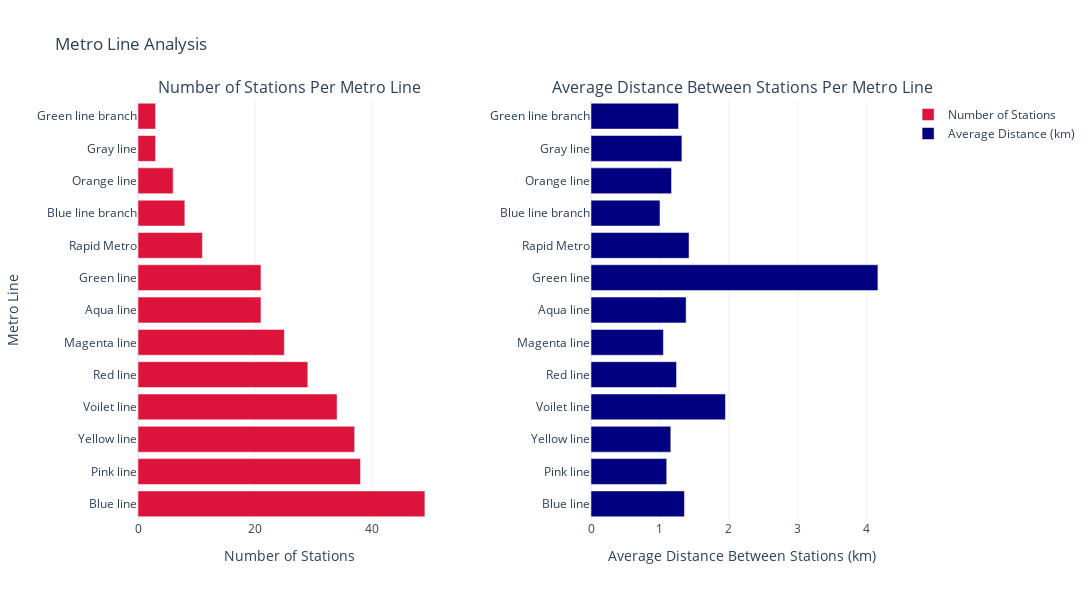

Source (notebook cell):
### Code cell
fig = make_subplots(rows=1, cols=2, subplot_titles=('Number of Stations Per Metro Line','Average Distance Between Stations Per Metro Line'), horizontal_spacing=0.2)

fig.add_trace(
    go.Bar(y=line_analysis['Line'], x=line_analysis['Number of Stations'],
           orientation='h', name='Number of Stations', marker_color='crimson'),
    row=1, col=1
)


fig.add_trace(
    go.Bar(y=line_analysis['Line'], x=line_analysis['Average Distance Between Stations (km)'],
           orientation='h', name='Average Distance (km)', marker_color='navy'),
    row=1, col=2
)


fig.update_xaxes(title_text="Number of Stations", row=1, col=1)
fig.update_xaxes(title_text="Average Distance Between Stations (km)", row=1, col=2)


fig.update_yaxes(title_text="Metro Line", row=1, col=1)
fig.update_yaxes(title_text="", row=1, col=2)


fig.update_layout(height=600, width=1200, title_text="Metro Line Analysis", template="plotly_white")


fig.show()

### Figure 1 — Plotly figure (JSON) as saved in the notebook; plotly's stock layout.template omitted (floating-point values rounded to 4 significant figures)
{"data": [{"marker": {"color": "crimson"}, "name": "Number of Stations", "orientation": "h", "type": "bar", "x": [49, 38, 37, 34, 29, 25, 21, 21, 11, 8, 6, 3, 3], "xaxis": "x", "y": ["Blue line", "Pink line", "Yellow line", "Voilet line", "Red line", "Magenta line", "Aqua line", "Green line", "Rapid Metro", "Blue line branch", "Orange line", "Gray line", "Green line branch"], "yaxis": "y"}, {"marker": {"color": "navy"}, "name": "Average Distance (km)", "orientation": "h", "type": "bar", "x": [1.355, 1.098, 1.157, 1.95, 1.24, 1.05, 1.379, 4.16, 1.422, 1, 1.168, 1.318, 1.269], "xaxis": "x2", "y": ["Blue line", "Pink line", "Yellow line", "Voilet line", "Red line", "Magenta line", "Aqua line", "Green line", "Rapid Metro", "Blue line branch", "Orange line", "Gray line", "Green line branch"], "yaxis": "y2"}], "layout": {"annotations": [{"font": {"size": 16}, "showarrow": false, "text": "Number of Stations Per Metro Line", "x": 0.2, "xanchor": "center", "xref": "paper", "y": 1, "yanchor": "bottom", "yref": "paper"}, {"font": {"size": 16}, "showarrow": false, "text": "Average Distance Between Stations Per Metro Line", "x": 0.8, "xanchor": "center", "xref": "paper", "y": 1, "yanchor": "bottom", "yref": "paper"}], "height": 600, "title": {"text": "Metro Line Analysis"}, "width": 1200, "xaxis": {"anchor": "y", "domain": [0, 0.4], "title": {"text": "Number of Stations"}}, "xaxis2": {"anchor": "y2", "domain": [0.6, 1], "title": {"text": "Average Distance Between Stations (km)"}}, "yaxis": {"anchor": "x", "domain": [0, 1], "title": {"text": "Metro Line"}}, "yaxis2": {"anchor": "x2", "domain": [0, 1], "title": {"text": ""}}}}
